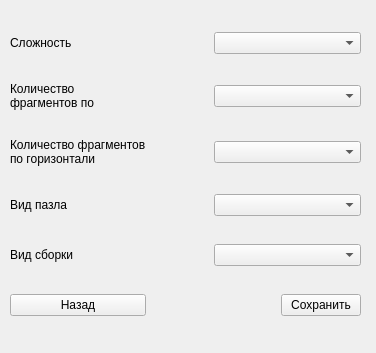
<?xml version="1.0" encoding="UTF-8"?>
<ui version="4.0">
 <class>SetupLevel</class>
 <widget class="QWidget" name="SetupLevel">
  <property name="geometry">
   <rect>
    <x>0</x>
    <y>0</y>
    <width>376</width>
    <height>353</height>
   </rect>
  </property>
  <property name="windowTitle">
   <string>Настройка уровня</string>
  </property>
  <widget class="QWidget" name="gridLayoutWidget">
   <property name="geometry">
    <rect>
     <x>10</x>
     <y>10</y>
     <width>351</width>
     <height>331</height>
    </rect>
   </property>
   <layout class="QGridLayout" name="setup_level_gridLayout">
    <item row="5" column="1">
     <spacer name="horizontalSpacer">
      <property name="orientation">
       <enum>Qt::Horizontal</enum>
      </property>
      <property name="sizeHint" stdset="0">
       <size>
        <width>40</width>
        <height>20</height>
       </size>
      </property>
     </spacer>
    </item>
    <item row="5" column="3">
     <widget class="QPushButton" name="save_pushButton">
      <property name="text">
       <string>Сохранить</string>
      </property>
     </widget>
    </item>
    <item row="5" column="0">
     <widget class="QPushButton" name="back_pushButton">
      <property name="text">
       <string>Назад</string>
      </property>
     </widget>
    </item>
    <item row="4" column="0">
     <widget class="QLabel" name="type_build_label">
      <property name="text">
       <string>Вид сборки</string>
      </property>
     </widget>
    </item>
    <item row="3" column="0">
     <widget class="QLabel" name="type_puzle_label">
      <property name="text">
       <string>Вид пазла</string>
      </property>
     </widget>
    </item>
    <item row="0" column="0">
     <widget class="QLabel" name="diffic_label">
      <property name="text">
       <string>Сложность</string>
      </property>
     </widget>
    </item>
    <item row="2" column="0">
     <widget class="QLabel" name="num_frag_h_label">
      <property name="text">
       <string>Количество фрагментов по горизонтали</string>
      </property>
      <property name="wordWrap">
       <bool>true</bool>
      </property>
     </widget>
    </item>
    <item row="1" column="0">
     <widget class="QLabel" name="num_frag_v_label">
      <property name="maximumSize">
       <size>
        <width>100</width>
        <height>16777215</height>
       </size>
      </property>
      <property name="text">
       <string>Количество фрагментов по вертикали</string>
      </property>
      <property name="wordWrap">
       <bool>true</bool>
      </property>
     </widget>
    </item>
    <item row="3" column="2" colspan="2">
     <widget class="QComboBox" name="type_puzle_comboBox"/>
    </item>
    <item row="2" column="2" colspan="2">
     <widget class="QComboBox" name="num_frag_h_comboBox"/>
    </item>
    <item row="1" column="2" colspan="2">
     <widget class="QComboBox" name="num_frag_v_comboBox"/>
    </item>
    <item row="0" column="2" colspan="2">
     <widget class="QComboBox" name="diffic_comboBox"/>
    </item>
    <item row="5" column="2">
     <spacer name="horizontalSpacer_2">
      <property name="orientation">
       <enum>Qt::Horizontal</enum>
      </property>
      <property name="sizeHint" stdset="0">
       <size>
        <width>40</width>
        <height>20</height>
       </size>
      </property>
     </spacer>
    </item>
    <item row="4" column="2" colspan="2">
     <widget class="QComboBox" name="type_build_comboBox"/>
    </item>
   </layout>
  </widget>
 </widget>
 <resources/>
 <connections/>
</ui>
